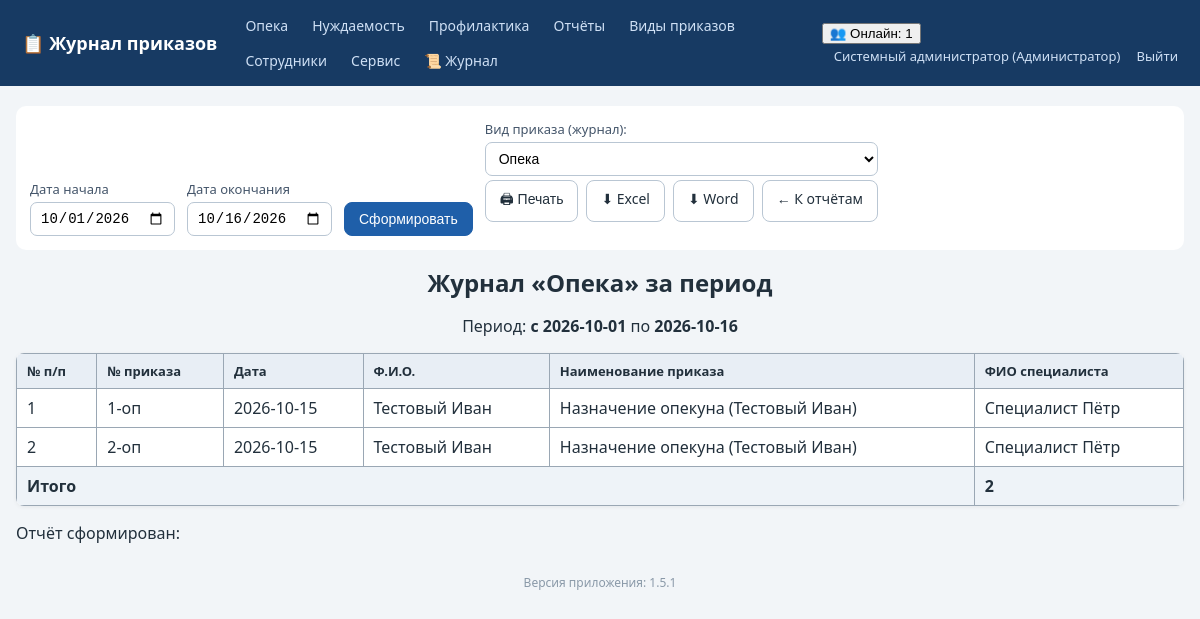
Before: /reports/journal_print (signed in) with the older database file.
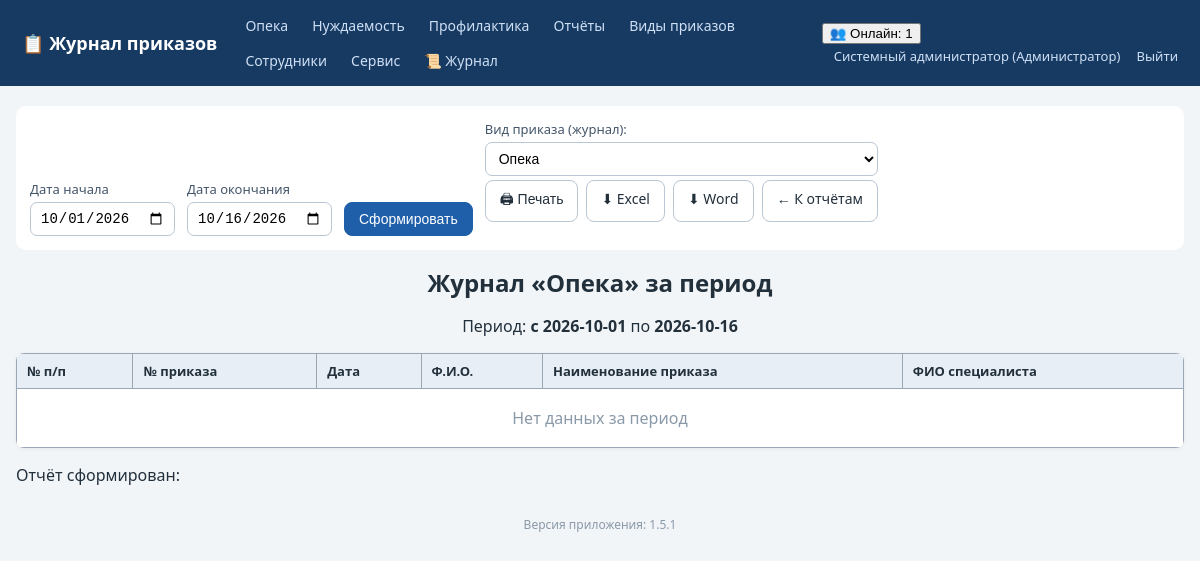
After: the same page with the newer database file.
### tables this page shows
CREATE TABLE orders (
    id INTEGER PRIMARY KEY AUTOINCREMENT,
    journal TEXT NOT NULL,           -- opeka / nuzhdaemost / profilaktika
    order_number TEXT NOT NULL,      -- номер приказа, напр. "12-оп"
    order_date TEXT NOT NULL,        -- ГГГГ-ММ-ДД
    order_type_id INTEGER REFERENCES order_types(id),
    person_fio TEXT NOT NULL DEFAULT '',   -- ФИО в отношении кого
    specialist_fio TEXT NOT NULL DEFAULT '', -- ФИО специалиста
    note TEXT NOT NULL DEFAULT '',         -- примечание (добавлено в 1.2.0)
    scan_path TEXT,
    created_at TEXT DEFAULT CURRENT_TIMESTAMP
);

### app.py (the view)
@app.route('/reports/journal_print')
def report_journal_print():
    user = current_user()
    if not can_view_reports(user):
        abort(403)
    journal = request.args.get('journal', 'opeka')
    if journal not in JOURNAL_TYPES:
        abort(404)
    d1, d2 = _report_period()
    rows = _query_report_rows(d1, d2, journal=journal)
    title = f'Журнал «{JOURNAL_TITLES[journal]}» за период'
    data = []
    for i, r in enumerate(rows, 1):
        name = r['type_name'] or ''
        note = r['note'] if 'note' in r.keys() else ''
        disp_name = (f'{name} ({r["person_fio"]})' if journal == 'opeka' else name)
        if note:
            disp_name = f'{disp_name}. Прим.: {note}' if disp_name else f'Прим.: {note}'
        data.append((i, r['order_number'], r['order_date'], r['person_fio'],
                     disp_name, r['specialist_fio']))
    headers = ('№ п/п', '№ приказа', 'Дата', 'Ф.И.О.', 'Наименование приказа', 'ФИО специалиста')
    fmt = request.args.get('fmt')
    if fmt == 'xlsx':
        return _export_xlsx_table(d1, d2, headers, data, title)
    if fmt == 'docx':
        return _export_docx_table(d1, d2, headers, data, title)
    return render_template('report_table.html', title=title, d1=d1, d2=d2,
                           headers=headers, rows=data, total=len(data),
                           base_url=url_for('report_journal_print'),
                           extra_args={'journal': journal})

### app.py (called while the page is built, shortened)
def has_request_context_safe():
    try:
        from flask import has_request_context
        return has_request_context()
    except Exception:
        return False

def _session_signature(uid):
    raw = request.cookies.get(app.config['SESSION_COOKIE_NAME'], '')
    if not raw:
        return ''

def _db_touch_throttled(key, min_interval=10.0):
    now = time.time()
    last = _DB_TOUCH_TS.get(key, 0)
    if now - last >= min_interval:
        _DB_TOUCH_TS[key] = now
        return True
    return False

def db_cleanup_active_sessions(cutoff):
    try:
        conn = get_db()
        conn.execute('DELETE FROM active_sessions WHERE last_seen < ?', (cutoff,))
        conn.commit()
        conn.close()
    except Exception:
        pass

def touch_active_session(uid):
    sid = _session_signature(uid)
    ip = request.remote_addr if has_request_context_safe() else ''
    now = time.time()
    with ACTIVE_SESSIONS_LOCK:
        ACTIVE_SESSIONS[(uid, sid)] = {'last_seen': now, 'ip': ip}
    if _db_touch_throttled((uid, sid)):
        db_touch_active_session(uid, sid, ip)

### templates/report_table.html (shortened to what this page needs)
{% extends 'base.html' %}
{% block content %}
<div class="no-print">
  <form method="get" class="period-form" id="periodForm">
    <label>Дата начала <input type="date" name="d1" value="{{ d1 }}"></label>
    <label>Дата окончания <input type="date" name="d2" value="{{ d2 }}"></label>
    <button class="btn primary">Сформировать</button>
    {% if extra_args %}
    <label>Вид приказа (журнал):
      <select name="journal_sel" onchange="this.form.journal.value=this.value;">
        {% for j,t in all_journals %}<option value="{{j}}" {% if extra_args.journal==j %}selected{% endif %}>{{t}}</option>{% endfor %}
      </select>
    {% endif %}
  </form>
  <div class="toolbar">
    <button class="btn" onclick="window.print()">🖨 Печать</button>
    <a class="btn" href="?d1={{ d1 }}&d2={{ d2 }}{% if extra_args %}&journal={{ extra_args.journal }}{% endif %}&fmt=xlsx">⬇ Excel</a>
    <a class="btn" href="?d1={{ d1 }}&d2={{ d2 }}{% if extra_args %}&journal={{ extra_args.journal }}{% endif %}&fmt=docx">⬇ Word</a>
    <a class="btn" href="{{ url_for('reports') }}">← К отчётам</a>
  </div>
</div>
<div class="printable">
  <h1 class="rep-title">{{ title }}</h1>
  <p class="rep-period">Период: <b>с {{ d1 }}</b> по <b>{{ d2 }}</b></p>
  <table class="grid bordered">
    <tr>{% for h in headers %}<th>{{ h }}</th>{% endfor %}</tr>
    {% for row in rows %}
    <tr>{% for cell in row %}<td>{{ cell }}</td>{% endfor %}</tr>
    {% else %}
    <tr><td colspan="{{ headers|length }}" class="empty">Нет данных за период</td></tr>
    {% endfor %}
    {% if total is defined and rows %}<tr class="totalrow"><td colspan="{{ headers|length - 1 if headers|length > 2 else 1 }}"><b>Итого</b></td><td><b>{{ total }}</b></td></tr>{% endif %}
  </table>
  <p class="rep-date no-sel">Отчёт сформирован: {{ now_s if now_s else '' }}</p>
</div>
{% endblock %}

### templates/base.html (shortened to what this page needs)
<!DOCTYPE html>
<html lang="ru">
<head>
<link rel="stylesheet" href="{{ url_for('static', filename='style.css') }}">
</head>
<body>
<header class="topbar no-print">
  <div class="brand"><a href="{{ url_for('index') }}">📋 Журнал приказов</a></div>
  <nav>
    {% for j, t in accessible_journals %}
      <a href="{{ url_for('journal_list', journal=j) }}">{{ t }}</a>
    {% endfor %}
    {% if cu and cu.role_name in ['Администратор','Начальник отдела','Куратор'] %}
      <a href="{{ url_for('reports') }}">Отчёты</a>
    {% endif %}
    <a href="{{ url_for('order_types') }}">Виды приказов</a>
    {% if cu and cu.role_name == 'Администратор' %}
      <a href="{{ url_for('employees') }}">Сотрудники</a>
      <a href="{{ url_for('service') }}">Сервис</a>
      <a href="{{ url_for('logs_view') }}" title="Журнал логирования">📜 Журнал</a>
    {% endif %}
  </nav>
  <div class="userbox">
    {% if cu %}
      {% if active_users is not none %}
        <div class="online" id="onlineBox" title="Сотрудники, работавшие в системе за последние {{ (active_timeout // 60) or 1 }} мин. Обновляется автоматически.">
          <button type="button" class="online-toggle" onclick="toggleOnline()">👥 Онлайн: {{ active_users|length }}</button>
        </div>
      {% endif %}
      <a href="{{ url_for('profile') }}" title="Сменить пароль">{{ cu.full_name }} ({{ cu.role_name }})</a>
      <a href="{{ url_for('logout') }}">Выйти</a>
    {% endif %}
  </div>
</header>
<main class="container">
  {% block content %}{% endblock %}
</main>
<footer class="foot no-print">Версия приложения: {{ app_version }}</footer>
</body>
</html>

Changed rows visible on the page:
removed orders: row "1" "Назначение опекуна (Тестовый Иван)", order_number "1-оп", order_date "2026-10-15", person_fio "Тестовый Иван", specialist_fio "Специалист Пётр"
removed orders: row "2" "Назначение опекуна (Тестовый Иван)", order_number "2-оп", order_date "2026-10-15", person_fio "Тестовый Иван", specialist_fio "Специалист Пётр"
Other visible differences:
{{ total }}: "2" → (not shown)
text no longer shown: "Итого"
text now shown: "Нет данных за период"
